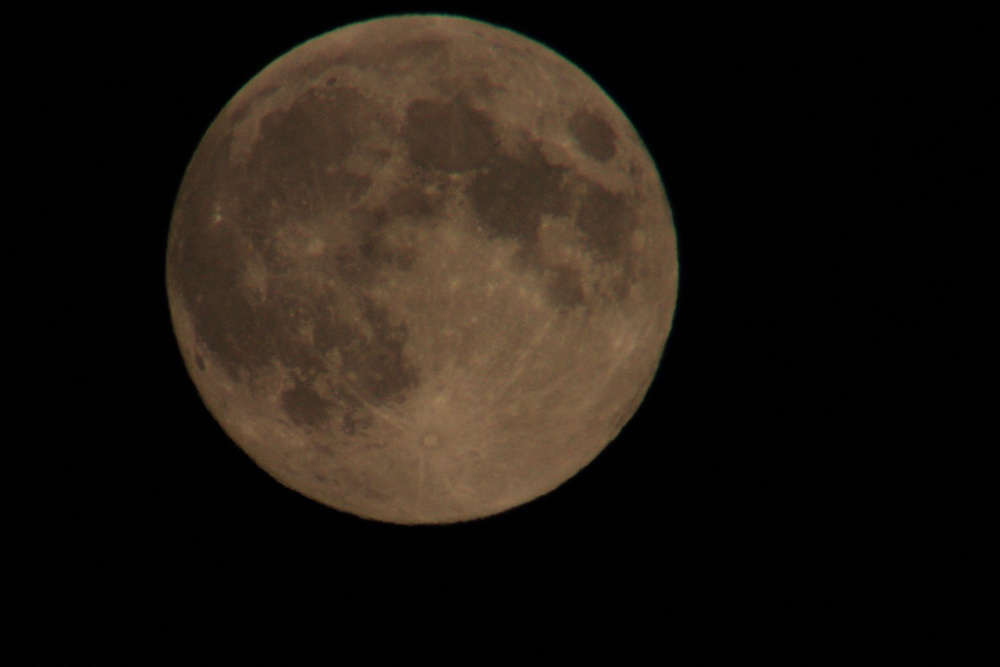
#> input picture tests/test.jpg, 1000 x 667 px, shrunk from 4272 x 2848 before the run, found by its file name
$ python init.py
#> lines starting #> are read from the running program, lines starting #| are printed output that depends on the picture
from skimage import io, data
import numpy as np
from matplotlib import pyplot as plt
from skimage import img_as_float as imfloat


def examine(imagePath, save=False, verbose=False, graphics=False):
#> called with imagePath = './tests/test.jpg', save = False, verbose = True, graphics = False
    image = imfloat(io.imread(imagePath))

    if verbose:
        np.set_printoptions(precision=2, linewidth=155)

        print('Image type: ', type(image))
#| Image type:  <class 'numpy.ndarray'>
        print('Image datatype: ', image.dtype)
#| Image datatype:  float64
        print('Image shape: ', image.shape)
#| Image shape:  (667, 1000, 3)

    if graphics:
        gridShow = False
        fig, ax1 = plt.subplots(1, 1)

        # TODO: can we expand imagePath and loop over if it has more than 1 path?
        ax1.imshow(image, cmap='gray')
        ax1.set_title('Input image', fontsize=14)
        ax1.grid(gridShow)
        plt.show()

    # save the image
    if save:
        np.save('../data/input_image', image)   # TODO: Find the installation path; then cd to data/

    # return the x, and y ranges
    x_max = image.shape[1]
#> x_max = 1000
    y_max = image.shape[0]
#> y_max = 667

    return image, x_max, y_max


if __name__ == '__main__':
    image, x_range, y_range = examine('./tests/test.jpg', save=False, verbose=True, graphics=False)
#> x_range = 1000; y_range = 667
    print(f'Image has x-range = {x_range}, and y-range = {y_range}')
#| Image has x-range = 1000, and y-range = 667

    imgGray = image @ [0.2126, 0.7152, 0.0722]  # image in grayscale
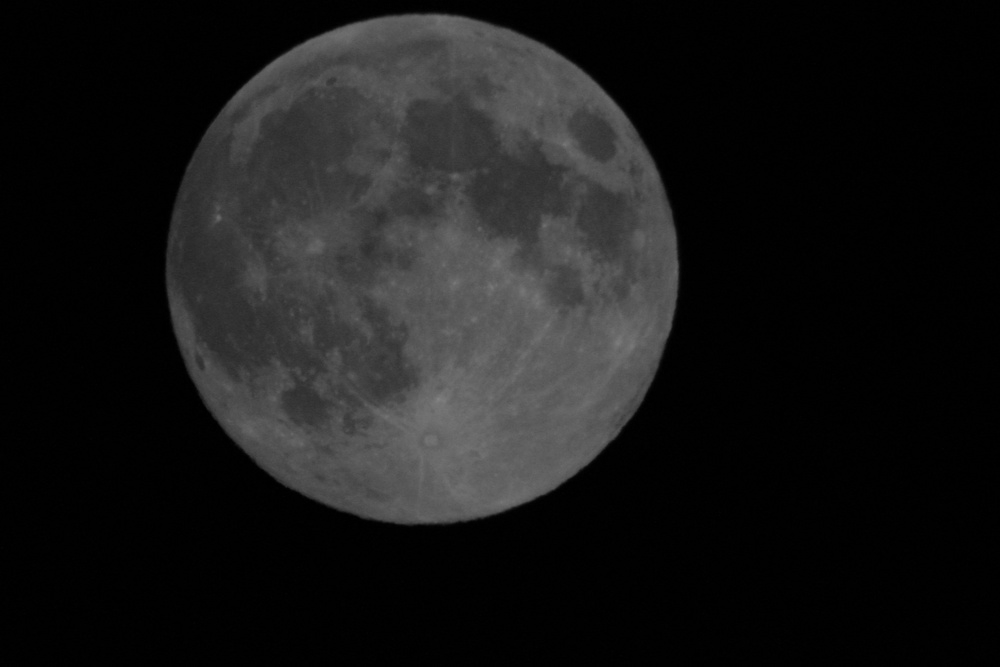
#> imgGray: shape (667, 1000) float64; min 0, max 0.522, mean 0.0947

    gridShow = False
    fig, ax1 = plt.subplots(1, 1)

    ax1.imshow(imgGray, cmap='gray')
    ax1.set_title('Test image', fontsize=14)
    ax1.grid(gridShow)
    plt.show()
